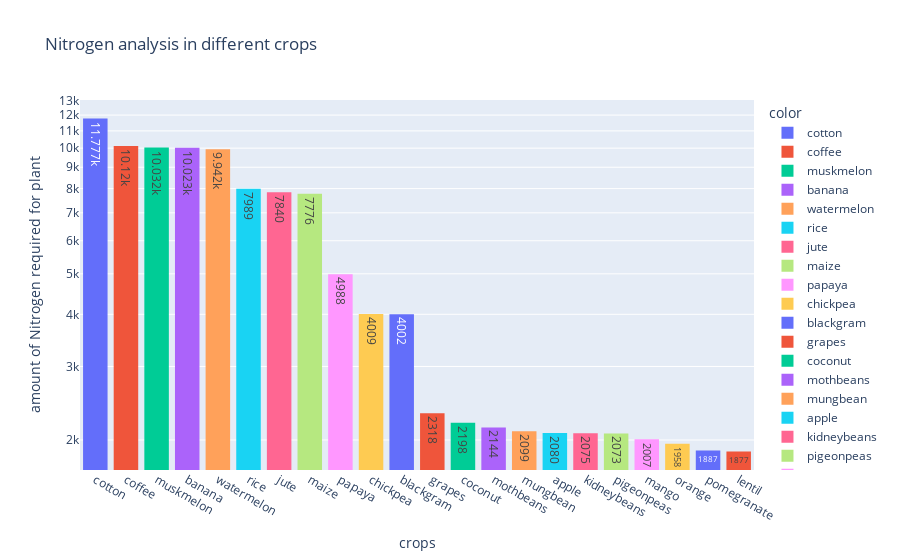

Notebook source saved alongside this figure:
### Markdown cell above
1) Nitrogen Analysis

### Code cell
# checking the Nitrogen
df = data[['N' ,'label']].groupby('label').sum().sort_values(by='N' ,ascending=False)


fig1= px.histogram(x=df.index , y=df['N'].values , color=df.index ,log_y=True ,
             text_auto=True ,title='Nitrogen analysis in different crops')

fig1.update_layout(
    xaxis_title = 'crops',
    yaxis_title = 'amount of Nitrogen required for plant'
)
fig1.show()

### Figure 1 — Plotly figure (JSON) as saved in the notebook; plotly's stock layout.template omitted (floating-point values rounded to 4 significant figures)
{"data": [{"alignmentgroup": "True", "bingroup": "x", "histfunc": "sum", "hovertemplate": "color=cotton<br>x=%{x}<br>sum of y=%{y}<extra></extra>", "legendgroup": "cotton", "marker": {"color": "#636efa", "pattern": {"shape": ""}}, "name": "cotton", "offsetgroup": "cotton", "orientation": "v", "showlegend": true, "texttemplate": "%{value}", "type": "histogram", "x": ["cotton"], "xaxis": "x", "y": [11777], "yaxis": "y"}, {"alignmentgroup": "True", "bingroup": "x", "histfunc": "sum", "hovertemplate": "color=coffee<br>x=%{x}<br>sum of y=%{y}<extra></extra>", "legendgroup": "coffee", "marker": {"color": "#EF553B", "pattern": {"shape": ""}}, "name": "coffee", "offsetgroup": "coffee", "orientation": "v", "showlegend": true, "texttemplate": "%{value}", "type": "histogram", "x": ["coffee"], "xaxis": "x", "y": [10120], "yaxis": "y"}, {"alignmentgroup": "True", "bingroup": "x", "histfunc": "sum", "hovertemplate": "color=muskmelon<br>x=%{x}<br>sum of y=%{y}<extra></extra>", "legendgroup": "muskmelon", "marker": {"color": "#00cc96", "pattern": {"shape": ""}}, "name": "muskmelon", "offsetgroup": "muskmelon", "orientation": "v", "showlegend": true, "texttemplate": "%{value}", "type": "histogram", "x": ["muskmelon"], "xaxis": "x", "y": [10032], "yaxis": "y"}, {"alignmentgroup": "True", "bingroup": "x", "histfunc": "sum", "hovertemplate": "color=banana<br>x=%{x}<br>sum of y=%{y}<extra></extra>", "legendgroup": "banana", "marker": {"color": "#ab63fa", "pattern": {"shape": ""}}, "name": "banana", "offsetgroup": "banana", "orientation": "v", "showlegend": true, "texttemplate": "%{value}", "type": "histogram", "x": ["banana"], "xaxis": "x", "y": [10023], "yaxis": "y"}, {"alignmentgroup": "True", "bingroup": "x", "histfunc": "sum", "hovertemplate": "color=watermelon<br>x=%{x}<br>sum of y=%{y}<extra></extra>", "legendgroup": "watermelon", "marker": {"color": "#FFA15A", "pattern": {"shape": ""}}, "name": "watermelon", "offsetgroup": "watermelon", "orientation": "v", "showlegend": true, "texttemplate": "%{value}", "type": "histogram", "x": ["watermelon"], "xaxis": "x", "y": [9942], "yaxis": "y"}, {"alignmentgroup": "True", "bingroup": "x", "histfunc": "sum", "hovertemplate": "color=rice<br>x=%{x}<br>sum of y=%{y}<extra></extra>", "legendgroup": "rice", "marker": {"color": "#19d3f3", "pattern": {"shape": ""}}, "name": "rice", "offsetgroup": "rice", "orientation": "v", "showlegend": true, "texttemplate": "%{value}", "type": "histogram", "x": ["rice"], "xaxis": "x", "y": [7989], "yaxis": "y"}, {"alignmentgroup": "True", "bingroup": "x", "histfunc": "sum", "hovertemplate": "color=jute<br>x=%{x}<br>sum of y=%{y}<extra></extra>", "legendgroup": "jute", "marker": {"color": "#FF6692", "pattern": {"shape": ""}}, "name": "jute", "offsetgroup": "jute", "orientation": "v", "showlegend": true, "texttemplate": "%{value}", "type": "histogram", "x": ["jute"], "xaxis": "x", "y": [7840], "yaxis": "y"}, {"alignmentgroup": "True", "bingroup": "x", "histfunc": "sum", "hovertemplate": "color=maize<br>x=%{x}<br>sum of y=%{y}<extra></extra>", "legendgroup": "maize", "marker": {"color": "#B6E880", "pattern": {"shape": ""}}, "name": "maize", "offsetgroup": "maize", "orientation": "v", "showlegend": true, "texttemplate": "%{value}", "type": "histogram", "x": ["maize"], "xaxis": "x", "y": [7776], "yaxis": "y"}, {"alignmentgroup": "True", "bingroup": "x", "histfunc": "sum", "hovertemplate": "color=papaya<br>x=%{x}<br>sum of y=%{y}<extra></extra>", "legendgroup": "papaya", "marker": {"color": "#FF97FF", "pattern": {"shape": ""}}, "name": "papaya", "offsetgroup": "papaya", "orientation": "v", "showlegend": true, "texttemplate": "%{value}", "type": "histogram", "x": ["papaya"], "xaxis": "x", "y": [4988], "yaxis": "y"}, {"alignmentgroup": "True", "bingroup": "x", "histfunc": "sum", "hovertemplate": "color=chickpea<br>x=%{x}<br>sum of y=%{y}<extra></extra>", "legendgroup": "chickpea", "marker": {"color": "#FECB52", "pattern": {"shape": ""}}, "name": "chickpea", "offsetgroup": "chickpea", "orientation": "v", "showlegend": true, "texttemplate": "%{value}", "type": "histogram", "x": ["chickpea"], "xaxis": "x", "y": [4009], "yaxis": "y"}, {"alignmentgroup": "True", "bingroup": "x", "histfunc": "sum", "hovertemplate": "color=blackgram<br>x=%{x}<br>sum of y=%{y}<extra></extra>", "legendgroup": "blackgram", "marker": {"color": "#636efa", "pattern": {"shape": ""}}, "name": "blackgram", "offsetgroup": "blackgram", "orientation": "v", "showlegend": true, "texttemplate": "%{value}", "type": "histogram", "x": ["blackgram"], "xaxis": "x", "y": [4002], "yaxis": "y"}, {"alignmentgroup": "True", "bingroup": "x", "histfunc": "sum", "hovertemplate": "color=grapes<br>x=%{x}<br>sum of y=%{y}<extra></extra>", "legendgroup": "grapes", "marker": {"color": "#EF553B", "pattern": {"shape": ""}}, "name": "grapes", "offsetgroup": "grapes", "orientation": "v", "showlegend": true, "texttemplate": "%{value}", "type": "histogram", "x": ["grapes"], "xaxis": "x", "y": [2318], "yaxis": "y"}, {"alignmentgroup": "True", "bingroup": "x", "histfunc": "sum", "hovertemplate": "color=coconut<br>x=%{x}<br>sum of y=%{y}<extra></extra>", "legendgroup": "coconut", "marker": {"color": "#00cc96", "pattern": {"shape": ""}}, "name": "coconut", "offsetgroup": "coconut", "orientation": "v", "showlegend": true, "texttemplate": "%{value}", "type": "histogram", "x": ["coconut"], "xaxis": "x", "y": [2198], "yaxis": "y"}, {"alignmentgroup": "True", "bingroup": "x", "histfunc": "sum", "hovertemplate": "color=mothbeans<br>x=%{x}<br>sum of y=%{y}<extra></extra>", "legendgroup": "mothbeans", "marker": {"color": "#ab63fa", "pattern": {"shape": ""}}, "name": "mothbeans", "offsetgroup": "mothbeans", "orientation": "v", "showlegend": true, "texttemplate": "%{value}", "type": "histogram", "x": ["mothbeans"], "xaxis": "x", "y": [2144], "yaxis": "y"}, {"alignmentgroup": "True", "bingroup": "x", "histfunc": "sum", "hovertemplate": "color=mungbean<br>x=%{x}<br>sum of y=%{y}<extra></extra>", "legendgroup": "mungbean", "marker": {"color": "#FFA15A", "pattern": {"shape": ""}}, "name": "mungbean", "offsetgroup": "mungbean", "orientation": "v", "showlegend": true, "texttemplate": "%{value}", "type": "histogram", "x": ["mungbean"], "xaxis": "x", "y": [2099], "yaxis": "y"}, {"alignmentgroup": "True", "bingroup": "x", "histfunc": "sum", "hovertemplate": "color=apple<br>x=%{x}<br>sum of y=%{y}<extra></extra>", "legendgroup": "apple", "marker": {"color": "#19d3f3", "pattern": {"shape": ""}}, "name": "apple", "offsetgroup": "apple", "orientation": "v", "showlegend": true, "texttemplate": "%{value}", "type": "histogram", "x": ["apple"], "xaxis": "x", "y": [2080], "yaxis": "y"}, {"alignmentgroup": "True", "bingroup": "x", "histfunc": "sum", "hovertemplate": "color=kidneybeans<br>x=%{x}<br>sum of y=%{y}<extra></extra>", "legendgroup": "kidneybeans", "marker": {"color": "#FF6692", "pattern": {"shape": ""}}, "name": "kidneybeans", "offsetgroup": "kidneybeans", "orientation": "v", "showlegend": true, "texttemplate": "%{value}", "type": "histogram", "x": ["kidneybeans"], "xaxis": "x", "y": [2075], "yaxis": "y"}, {"alignmentgroup": "True", "bingroup": "x", "histfunc": "sum", "hovertemplate": "color=pigeonpeas<br>x=%{x}<br>sum of y=%{y}<extra></extra>", "legendgroup": "pigeonpeas", "marker": {"color": "#B6E880", "pattern": {"shape": ""}}, "name": "pigeonpeas", "offsetgroup": "pigeonpeas", "orientation": "v", "showlegend": true, "texttemplate": "%{value}", "type": "histogram", "x": ["pigeonpeas"], "xaxis": "x", "y": [2073], "yaxis": "y"}, {"alignmentgroup": "True", "bingroup": "x", "histfunc": "sum", "hovertemplate": "color=mango<br>x=%{x}<br>sum of y=%{y}<extra></extra>", "legendgroup": "mango", "marker": {"color": "#FF97FF", "pattern": {"shape": ""}}, "name": "mango", "offsetgroup": "mango", "orientation": "v", "showlegend": true, "texttemplate": "%{value}", "type": "histogram", "x": ["mango"], "xaxis": "x", "y": [2007], "yaxis": "y"}, {"alignmentgroup": "True", "bingroup": "x", "histfunc": "sum", "hovertemplate": "color=orange<br>x=%{x}<br>sum of y=%{y}<extra></extra>", "legendgroup": "orange", "marker": {"color": "#FECB52", "pattern": {"shape": ""}}, "name": "orange", "offsetgroup": "orange", "orientation": "v", "showlegend": true, "texttemplate": "%{value}", "type": "histogram", "x": ["orange"], "xaxis": "x", "y": [1958], "yaxis": "y"}, {"alignmentgroup": "True", "bingroup": "x", "histfunc": "sum", "hovertemplate": "color=pomegranate<br>x=%{x}<br>sum of y=%{y}<extra></extra>", "legendgroup": "pomegranate", "marker": {"color": "#636efa", "pattern": {"shape": ""}}, "name": "pomegranate", "offsetgroup": "pomegranate", "orientation": "v", "showlegend": true, "texttemplate": "%{value}", "type": "histogram", "x": ["pomegranate"], "xaxis": "x", "y": [1887], "yaxis": "y"}, {"alignmentgroup": "True", "bingroup": "x", "histfunc": "sum", "hovertemplate": "color=lentil<br>x=%{x}<br>sum of y=%{y}<extra></extra>", "legendgroup": "lentil", "marker": {"color": "#EF553B", "pattern": {"shape": ""}}, "name": "lentil", "offsetgroup": "lentil", "orientation": "v", "showlegend": true, "texttemplate": "%{value}", "type": "histogram", "x": ["lentil"], "xaxis": "x", "y": [1877], "yaxis": "y"}], "layout": {"barmode": "relative", "legend": {"title": {"text": "color"}, "tracegroupgap": 0}, "title": {"text": "Nitrogen analysis in different crops"}, "xaxis": {"anchor": "y", "domain": [0, 1], "title": {"text": "crops"}}, "yaxis": {"anchor": "x", "domain": [0, 1], "title": {"text": "amount of Nitrogen required for plant"}, "type": "log"}}}
